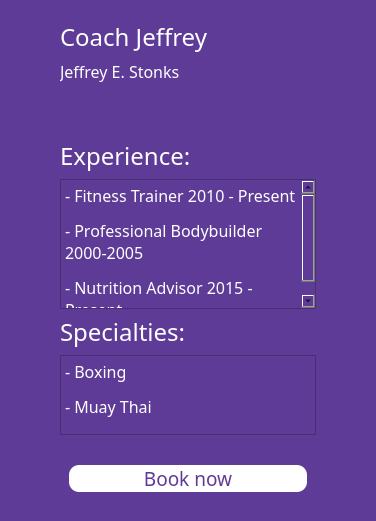
           <widget class="QWidget" name="widget_7" native="true">
            <property name="sizePolicy">
             <sizepolicy hsizetype="Preferred" vsizetype="Preferred">
              <horstretch>0</horstretch>
              <verstretch>0</verstretch>
             </sizepolicy>
            </property>
            <property name="maximumSize">
             <size>
              <width>16777215</width>
              <height>16777215</height>
             </size>
            </property>
            <property name="styleSheet">
             <string notr="true">QWidget
{
background-color: #5e3b96;
}</string>
            </property>
            <layout class="QHBoxLayout" name="horizontalLayout_4">
             <item>
              <spacer name="horizontalSpacer_9">
               <property name="orientation">
                <enum>Qt::Orientation::Horizontal</enum>
               </property>
               <property name="sizeType">
                <enum>QSizePolicy::Policy::Fixed</enum>
               </property>
               <property name="sizeHint" stdset="0">
                <size>
                 <width>40</width>
                 <height>20</height>
                </size>
               </property>
              </spacer>
             </item>
             <item>
              <widget class="QWidget" name="widget_8" native="true">
               <layout class="QVBoxLayout" name="verticalLayout_5">
                <item>
                 <widget class="QLabel" name="coachname_2">
                  <property name="sizePolicy">
                   <sizepolicy hsizetype="Preferred" vsizetype="Fixed">
                    <horstretch>0</horstretch>
                    <verstretch>0</verstretch>
                   </sizepolicy>
                  </property>
                  <property name="maximumSize">
                   <size>
                    <width>16777215</width>
                    <height>55</height>
                   </size>
                  </property>
                  <property name="font">
                   <font>
                    <family>Arial Black</family>
                    <pointsize>18</pointsize>
                   </font>
                  </property>
                  <property name="layoutDirection">
                   <enum>Qt::LayoutDirection::LeftToRight</enum>
                  </property>
                  <property name="styleSheet">
                   <string notr="true">QLabel
{
color:white;
}</string>
                  </property>
                  <property name="text">
                   <string>Coach Jeffrey</string>
                  </property>
                  <property name="alignment">
                   <set>Qt::AlignmentFlag::AlignBottom|Qt::AlignmentFlag::AlignLeading|Qt::AlignmentFlag::AlignLeft</set>
                  </property>
                 </widget>
                </item>
                <item>
                 <widget class="QLabel" name="label_4">
                  <property name="sizePolicy">
                   <sizepolicy hsizetype="Preferred" vsizetype="Fixed">
                    <horstretch>0</horstretch>
                    <verstretch>0</verstretch>
                   </sizepolicy>
                  </property>
                  <property name="maximumSize">
                   <size>
                    <width>16777215</width>
                    <height>45</height>
                   </size>
                  </property>
                  <property name="font">
                   <font>
                    <family>Arial Black</family>
                    <pointsize>12</pointsize>
                   </font>
                  </property>
                  <property name="styleSheet">
                   <string notr="true">QLabel
{
color:white;
}</string>
                  </property>
                  <property name="text">
                   <string>Jeffrey E. Stonks</string>
                  </property>
                  <property name="scaledContents">
                   <bool>false</bool>
                  </property>
                  <property name="alignment">
                   <set>Qt::AlignmentFlag::AlignBottom|Qt::AlignmentFlag::AlignLeading|Qt::AlignmentFlag::AlignLeft</set>
                  </property>
                 </widget>
                </item>
                <item>
                 <spacer name="verticalSpacer_5">
                  <property name="orientation">
                   <enum>Qt::Orientation::Vertical</enum>
                  </property>
                  <property name="sizeType">
                   <enum>QSizePolicy::Policy::Fixed</enum>
                  </property>
                  <property name="sizeHint" stdset="0">
                   <size>
                    <width>20</width>
                    <height>50</height>
                   </size>
                  </property>
                 </spacer>
                </item>
                <item>
                 <widget class="QLabel" name="label_6">
                  <property name="sizePolicy">
                   <sizepolicy hsizetype="Preferred" vsizetype="Fixed">
                    <horstretch>0</horstretch>
                    <verstretch>0</verstretch>
                   </sizepolicy>
                  </property>
                  <property name="font">
                   <font>
                    <family>Arial Black</family>
                    <pointsize>18</pointsize>
                   </font>
                  </property>
                  <property name="styleSheet">
                   <string notr="true">QLabel
{
color:white;
}</string>
                  </property>
                  <property name="text">
                   <string>&lt;html&gt;&lt;head/&gt;&lt;body&gt;&lt;p&gt;Experience:&lt;/p&gt;&lt;/body&gt;&lt;/html&gt;</string>
                  </property>
                 </widget>
                </item>
                <item>
                 <widget class="QTextEdit" name="textEdit_3">
                  <property name="sizePolicy">
                   <sizepolicy hsizetype="Expanding" vsizetype="Fixed">
                    <horstretch>0</horstretch>
                    <verstretch>0</verstretch>
                   </sizepolicy>
                  </property>
                  <property name="maximumSize">
                   <size>
                    <width>16777215</width>
                    <height>130</height>
                   </size>
                  </property>
                  <property name="font">
                   <font>
                    <family>Arial Black</family>
                    <pointsize>12</pointsize>
                   </font>
                  </property>
                  <property name="html">
                   <string>&lt;!DOCTYPE HTML PUBLIC &quot;-//W3C//DTD HTML 4.0//EN&quot; &quot;http://www.w3.org/TR/REC-html40/strict.dtd&quot;&gt;
&lt;html&gt;&lt;head&gt;&lt;meta name=&quot;qrichtext&quot; content=&quot;1&quot; /&gt;&lt;meta charset=&quot;utf-8&quot; /&gt;&lt;style type=&quot;text/css&quot;&gt;
p, li { white-space: pre-wrap; }
hr { height: 1px; border-width: 0; }
li.unchecked::marker { content: &quot;\2610&quot;; }
li.checked::marker { content: &quot;\2612&quot;; }
&lt;/style&gt;&lt;/head&gt;&lt;body style=&quot; font-family:'Arial Black'; font-size:12pt; font-weight:400; font-style:normal;&quot;&gt;
&lt;p style=&quot; margin-top:0px; margin-bottom:0px; margin-left:0px; margin-right:0px; -qt-block-indent:0; text-indent:0px;&quot;&gt;&lt;span style=&quot; color:#ffffff;&quot;&gt;- Fitness Trainer 2010 - Present&lt;/span&gt;&lt;/p&gt;
&lt;p style=&quot; margin-top:12px; margin-bottom:12px; margin-left:0px; margin-right:0px; -qt-block-indent:0; text-indent:0px;&quot;&gt;&lt;span style=&quot; color:#ffffff;&quot;&gt;- Professional Bodybuilder 2000-2005&lt;/span&gt;&lt;/p&gt;
&lt;p style=&quot; margin-top:12px; margin-bottom:12px; margin-left:0px; margin-right:0px; -qt-block-indent:0; text-indent:0px;&quot;&gt;&lt;span style=&quot; color:#ffffff;&quot;&gt;- Nutrition Advisor 2015 - Present&lt;/span&gt;&lt;/p&gt;&lt;/body&gt;&lt;/html&gt;</string>
                  </property>
                 </widget>
                </item>
                <item>
                 <widget class="QLabel" name="label_7">
                  <property name="sizePolicy">
                   <sizepolicy hsizetype="Preferred" vsizetype="Fixed">
                    <horstretch>0</horstretch>
                    <verstretch>0</verstretch>
                   </sizepolicy>
                  </property>
                  <property name="font">
                   <font>
                    <family>Arial Black</family>
                    <pointsize>18</pointsize>
                   </font>
                  </property>
                  <property name="styleSheet">
                   <string notr="true">QLabel
{
color:white;
}</string>
                  </property>
                  <property name="text">
                   <string>&lt;html&gt;&lt;head/&gt;&lt;body&gt;&lt;p&gt;Specialties:&lt;/p&gt;&lt;/body&gt;&lt;/html&gt;</string>
                  </property>
                 </widget>
                </item>
                <item>
                 <widget class="QTextEdit" name="textEdit_4">
                  <property name="sizePolicy">
                   <sizepolicy hsizetype="Expanding" vsizetype="Fixed">
                    <horstretch>0</horstretch>
                    <verstretch>0</verstretch>
                   </sizepolicy>
                  </property>
                  <property name="maximumSize">
                   <size>
                    <width>16777215</width>
                    <height>80</height>
                   </size>
                  </property>
                  <property name="font">
                   <font>
                    <family>Arial Black</family>
                    <pointsize>12</pointsize>
                   </font>
                  </property>
                  <property name="html">
                   <string>&lt;!DOCTYPE HTML PUBLIC &quot;-//W3C//DTD HTML 4.0//EN&quot; &quot;http://www.w3.org/TR/REC-html40/strict.dtd&quot;&gt;
&lt;html&gt;&lt;head&gt;&lt;meta name=&quot;qrichtext&quot; content=&quot;1&quot; /&gt;&lt;meta charset=&quot;utf-8&quot; /&gt;&lt;style type=&quot;text/css&quot;&gt;
p, li { white-space: pre-wrap; }
hr { height: 1px; border-width: 0; }
li.unchecked::marker { content: &quot;\2610&quot;; }
li.checked::marker { content: &quot;\2612&quot;; }
&lt;/style&gt;&lt;/head&gt;&lt;body style=&quot; font-family:'Arial Black'; font-size:12pt; font-weight:400; font-style:normal;&quot;&gt;
&lt;p style=&quot; margin-top:0px; margin-bottom:0px; margin-left:0px; margin-right:0px; -qt-block-indent:0; text-indent:0px;&quot;&gt;&lt;span style=&quot; color:#ffffff;&quot;&gt;- Boxing&lt;/span&gt;&lt;/p&gt;
&lt;p style=&quot; margin-top:12px; margin-bottom:12px; margin-left:0px; margin-right:0px; -qt-block-indent:0; text-indent:0px;&quot;&gt;&lt;span style=&quot; color:#ffffff;&quot;&gt;- Muay Thai&lt;/span&gt;&lt;/p&gt;&lt;/body&gt;&lt;/html&gt;</string>
                  </property>
                 </widget>
                </item>
                <item>
                 <spacer name="verticalSpacer_6">
                  <property name="orientation">
                   <enum>Qt::Orientation::Vertical</enum>
                  </property>
                  <property name="sizeType">
                   <enum>QSizePolicy::Policy::Fixed</enum>
                  </property>
                  <property name="sizeHint" stdset="0">
                   <size>
                    <width>20</width>
                    <height>15</height>
                   </size>
                  </property>
                 </spacer>
                </item>
                <item>
                 <widget class="QWidget" name="widget_11" native="true">
                  <layout class="QVBoxLayout" name="verticalLayout_7">
                   <item>
                    <widget class="QPushButton" name="booknow2">
                     <property name="font">
                      <font>
                       <family>Arial Black</family>
                       <pointsize>14</pointsize>
                      </font>
                     </property>
                     <property name="styleSheet">
                      <string notr="true">QPushButton
{
background-color:white;
color:#5e3b96;
border-radius:10px;
}</string>
                     </property>
                     <property name="text">
                      <string>Book now</string>
                     </property>
                    </widget>
                   </item>
                  </layout>
                 </widget>
                </item>
               </layout>
              </widget>
             </item>
             <item>
              <spacer name="horizontalSpacer_10">
               <property name="orientation">
                <enum>Qt::Orientation::Horizontal</enum>
               </property>
               <property name="sizeType">
                <enum>QSizePolicy::Policy::Fixed</enum>
               </property>
               <property name="sizeHint" stdset="0">
                <size>
                 <width>40</width>
                 <height>20</height>
                </size>
               </property>
              </spacer>
             </item>
            </layout>
           </widget>
